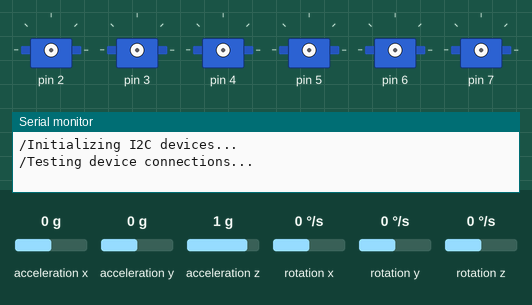
This sketch was run on a simulated Arduino Leonardo, built with avr-gcc and run on an emulated ATmega32U4. Parts: 6 × servo, the last lines printed to the serial monitor. The inputs (shaded band) are chosen by the test bench; at power-on: acceleration x 0 g, acceleration y 0 g, acceleration z 1 g, rotation x 0 °/s, rotation y 0 °/s, rotation z 0 °/s. The sensor or clock chip raises its interrupt line as the real part does.

Above: at 0.1 s.
At 0.6 s:
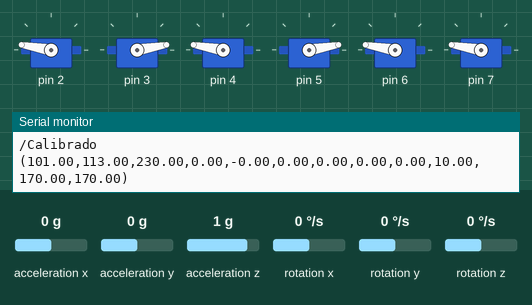
Timing chart, 0 to 2.1 s (numbered marks = the images above):
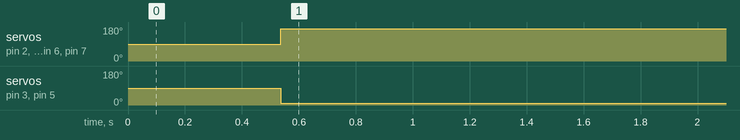

The sketch:

ControlEmbebidoPlataforma.ino
```cpp
// I2C device class (I2Cdev) demonstration Arduino sketch for MPU6050 class using DMP (MotionApps v2.0)
// 6/21/2012 by Jeff Rowberg <jeff@rowberg.net>
// Updates should (hopefully) always be available at https://github.com/jrowberg/i2cdevlib
//
// Changelog:
//      2013-05-08 - added seamless Fastwire support
//                 - added note about gyro calibration
//      2012-06-21 - added note about Arduino 1.0.1 + Leonardo compatibility error
//      2012-06-20 - improved FIFO overflow handling and simplified read process
//      2012-06-19 - completely rearranged DMP initialization code and simplification
//      2012-06-13 - pull gyro and accel data from FIFO packet instead of reading directly
//      2012-06-09 - fix broken FIFO read sequence and change interrupt detection to RISING
//      2012-06-05 - add gravity-compensated initial reference frame acceleration output
//                 - add 3D math helper file to DMP6 example sketch
//                 - add Euler output and Yaw/Pitch/Roll output formats
//      2012-06-04 - remove accel offset clearing for better results (thanks Sungon Lee)
//      2012-06-01 - fixed gyro sensitivity to be 2000 deg/sec instead of 250
//      2012-05-30 - basic DMP initialization working

/* ============================================
I2Cdev device library code is placed under the MIT license
Copyright (c) 2012 Jeff Rowberg

Permission is hereby granted, free of charge, to any person obtaining a copy
of this software and associated documentation files (the "Software"), to deal
in the Software without restriction, including without limitation the rights
to use, copy, modify, merge, publish, distribute, sublicense, and/or sell
copies of the Software, and to permit persons to whom the Software is
furnished to do so, subject to the following conditions:

The above copyright notice and this permission notice shall be included in
all copies or substantial portions of the Software.

THE SOFTWARE IS PROVIDED "AS IS", WITHOUT WARRANTY OF ANY KIND, EXPRESS OR
IMPLIED, INCLUDING BUT NOT LIMITED TO THE WARRANTIES OF MERCHANTABILITY,
FITNESS FOR A PARTICULAR PURPOSE AND NONINFRINGEMENT. IN NO EVENT SHALL THE
AUTHORS OR COPYRIGHT HOLDERS BE LIABLE FOR ANY CLAIM, DAMAGES OR OTHER
LIABILITY, WHETHER IN AN ACTION OF CONTRACT, TORT OR OTHERWISE, ARISING FROM,
OUT OF OR IN CONNECTION WITH THE SOFTWARE OR THE USE OR OTHER DEALINGS IN
THE SOFTWARE.
===============================================
*/

#include <PID_v1.h>
#include <Servo.h>
#include <math.h>
// I2Cdev and MPU6050 must be installed as libraries, or else the .cpp/.h files
// for both classes must be in the include path of your project
#include "I2Cdev.h"

#include "MPU6050_6Axis_MotionApps20.h"
//#include "MPU6050.h" // not necessary if using MotionApps include file

// Arduino Wire library is required if I2Cdev I2CDEV_ARDUINO_WIRE implementation
// is used in I2Cdev.h
#if I2CDEV_IMPLEMENTATION == I2CDEV_ARDUINO_WIRE
    #include "Wire.h"
#endif


#define LED_PIN 13 // (Arduino is 13)
#define SAMPLE_TIME 50
#define MAX_YPR_OUTPUT 180
#define MIN_YPR_OUTPUT -180
#define N_SERVOS 6
#define DATA_RATE_DIV 5
// class default I2C address is 0x68
// specific I2C addresses may be passed as a parameter here
// AD0 low = 0x68 (default for SparkFun breakout and InvenSense evaluation board)
// AD0 high = 0x69
MPU6050 mpu;


bool blinkState = false;

// MPU control/status vars
bool dmpReady = false;  // set true if DMP init was successful
uint8_t mpuIntStatus;   // holds actual interrupt status byte from MPU
uint8_t devStatus;      // return status after each device operation (0 = success, !0 = error)
uint16_t packetSize;    // expected DMP packet size (default is 42 bytes)
uint16_t fifoCount;     // count of all bytes currently in FIFO
uint8_t fifoBuffer[64]; // FIFO storage buffer

// orientation/motion vars
Quaternion q;           // [w, x, y, z]         quaternion container
VectorInt16 aa;         // [x, y, z]            accel sensor measurements
VectorInt16 aaReal;     // [x, y, z]            gravity-free accel sensor measurements
VectorInt16 aaWorld;    // [x, y, z]            world-frame accel sensor measurements
VectorFloat gravity;    // [x, y, z]            gravity vector
float euler[3];         // [psi, theta, phi]    Euler angle container
float ypr[3];           // [yaw, pitch, roll]   yaw/pitch/roll container and gravity vector


//Define Variables we'll be connecting to
double yawSP, yawIn, yawOut,pitchSP,pitchIn,pitchOut,rollSP,rollIn,rollOut;

//Specify the links and initial tuning parameters
double yawKp=0.1, yawKi=0, yawKd=0;
double pitchKp=0.1, pitchKi=0, pitchKd=0;
double rollKp=0.1, rollKi=0, rollKd=0;
PID yawPID(&yawIn, &yawOut, &yawSP, yawKp, yawKi, yawKd, DIRECT);
PID pitchPID(&pitchIn, &pitchOut, &pitchSP, pitchKp, pitchKi, pitchKd, DIRECT);
PID rollPID(&rollIn, &rollOut, &rollSP, rollKp, rollKi, rollKd, DIRECT);

float yawActual,pitchActual,rollActual, yawActRad, pitchActRad, rollActRad, yawCalibracion,yawMedido;
volatile bool mpuInterrupt = false;     // indicates whether MPU interrupt pin has gone high
boolean mpuCalibrated=false;
float yawAnterior=0;
enum quadrant{FIRST,SECOND};
struct platformServos{
  Servo servo;
  quadrant quad;
};

//Servo servos[6];
platformServos servos [6];

int pidOn=0;
String message;
char messageData[12][10];
int loopCounter= 0;
// ================================================================
// ===                      INITIAL SETUP                       ===
// ================================================================
const float MMTOCMCONV = 1;
float A1x=8.66/MMTOCMCONV     ,   A1y=68.21/MMTOCMCONV   ,
      A2x=45.16/MMTOCMCONV    ,   A2y=5/MMTOCMCONV       ,
      A3x=230.5/MMTOCMCONV    ,   A3y=5/MMTOCMCONV       ,
      A4x=267/MMTOCMCONV      ,   A4y=68.21/MMTOCMCONV   ,
      A5x=174.33/MMTOCMCONV   ,   A5y=233.71/MMTOCMCONV  ,
      A6x=101.33/MMTOCMCONV   ,   A6y=233.71/MMTOCMCONV  ;

float B1x=-81.5/MMTOCMCONV    ,   B1y=-38.4/MMTOCMCONV   ,
      B2x=-74/MMTOCMCONV      ,   B2y=-51.3/MMTOCMCONV   ,
      B3x=74/MMTOCMCONV       ,   B3y=-51.3/MMTOCMCONV   ,
      B4x=81.5/MMTOCMCONV     ,   B4y=-38.4/MMTOCMCONV   ,
      B5x=7.5/MMTOCMCONV      ,   B5y=89.8/MMTOCMCONV    ,
      B6x=-7.5/MMTOCMCONV     ,   B6y=89.8/MMTOCMCONV    ;

//float B=22 / MMTOCMCONV; //longitud corta de las patas
//float C=234 / MMTOCMCONV; // longitud larga
float B=54 / MMTOCMCONV; //longitud corta de las patas
float C=246 / MMTOCMCONV;//long larga

float x=101 / MMTOCMCONV,
      y=113 / MMTOCMCONV,
      z=230 / MMTOCMCONV;

float terminos[N_SERVOS][3];
float terminoA,terminoB,terminoC,terminoD,terminoE,terminoF;

float motorAng[N_SERVOS];

int minAngPrimerCuadrante=10;
int maxAngPrimerCuadrante=90;
int minAngSegundoCuadrante=90;
int maxAngSegundoCuadrante=170;
int contFIR;
float yawFIR,pitchFIR,rollFIR;
boolean debugFlag=false;
void setup() {

    // join I2C bus (I2Cdev library doesn't do this automatically)
    #if I2CDEV_IMPLEMENTATION == I2CDEV_ARDUINO_WIRE
        Wire.begin();
        TWBR = 24; // 400kHz I2C clock (200kHz if CPU is 8MHz)
    #elif I2CDEV_IMPLEMENTATION == I2CDEV_BUILTIN_FASTWIRE
        Fastwire::setup(400, true);
    #endif

    // initialize serial communication
    // (115200 chosen because it is required for Teapot Demo output, but it's
    // really up to you depending on your project)
    Serial.begin(115200);
    while (!Serial); // wait for Leonardo enumeration, others continue immediately

    // initialize device
    Serial.println(F("/Initializing I2C devices..."));
    mpu.initialize();

    // verify connection
    Serial.println(F("/Testing device connections..."));
//    Serial.println(mpu.testConnection() ? F("MPU6050 connection successful") : F("MPU6050 connection failed"));


    // load and configure the DMP
   // Serial.println(F("Initializing DMP..."));
    devStatus = mpu.dmpInitialize();
    mpu.setRate(12); // frecuencia 40Hz en teoría, 20Hz en la practica (no sabemos porque es la mitad de frecuencia todavia)
    // supply your own gyro offsets here, scaled for min sensitivity
    mpu.setXGyroOffset(220);
    mpu.setYGyroOffset(76);
    mpu.setZGyroOffset(-85);
    mpu.setZAccelOffset(1788); // 1688 factory default for my test chip

    // make sure it worked (returns 0 if so)
    if (devStatus == 0) {
        // turn on the DMP, now that it's ready
    //    Serial.println(F("Enabling DMP..."));
        mpu.setDMPEnabled(true);

        // enable Arduino interrupt detection
        // set our DMP Ready flag so the main loop() function knows it's okay to use it
    //    Serial.println(F("DMP ready! Waiting for first interrupt..."));
        dmpReady = true;
        // get expected DMP packet size for later comparison
        packetSize = mpu.dmpGetFIFOPacketSize();
    } else {
        // ERROR!
        // 1 = initial memory load failed
        // 2 = DMP configuration updates failed
        // (if it's going to break, usually the code will be 1)
        Serial.print(F("/DMP Initialization failed (code "));
        Serial.print(devStatus);
        Serial.println(F(")"));
        // configure LED for output
        pinMode(LED_PIN, OUTPUT);
        Serial.println(F("/Enabling interrupt detection (Arduino external interrupt 0)..."));
        //noInterrupts(5);
    }
        attachInterrupt(5, dmpDataReady, RISING);
        mpuIntStatus = mpu.getIntStatus();

        pidSetupConfigurations();
        servosSetupConfigurations();

}

void loop() {
    // if programming failed, don't try to do anything
    if (!dmpReady) return;

    // wait for MPU interrupt or extra packet(s) available
    while (!mpuInterrupt && fifoCount < packetSize) {
        if(Serial.available()){
             receiveData();
        }
    }

    // reset interrupt flag and get INT_STATUS byte
    mpuInterrupt = false;
    mpuIntStatus = mpu.getIntStatus();

    // get current FIFO count
    fifoCount = mpu.getFIFOCount();

    // check for overflow (this should never happen unless our code is too inefficient)
    if ((mpuIntStatus & 0x10) || fifoCount == 1024) {
        // reset so we can continue cleanly
        mpu.resetFIFO();
        Serial.println(F("/FIFO overflow!"));

    // otherwise, check for DMP data ready interrupt (this should happen frequently)
    } else if (mpuIntStatus & 0x02) {
        // wait for correct available data length, should be a VERY short wait
        while (fifoCount < packetSize) fifoCount = mpu.getFIFOCount();

        // read a packet from FIFO
        mpu.getFIFOBytes(fifoBuffer, packetSize);

        // track FIFO count here in case there is > 1 packet available
        // (this lets us immediately read more without waiting for an interrupt)
        fifoCount -= packetSize;

            // get Euler angles in degrees
            mpu.dmpGetQuaternion(&q, fifoBuffer);
            mpu.dmpGetGravity(&gravity, &q);
            mpu.dmpGetYawPitchRoll(ypr, &q, &gravity);

            yawMedido=ypr[0] * 180/M_PI;
            yawIn=yawMedido-yawCalibracion;
            pitchIn=-ypr[1] * 180/M_PI;
            rollIn=ypr[2] * 180/M_PI;
           if(debugFlag || (!mpuCalibrated && (yawMedido-yawAnterior)==0)){
             mpuCalibrated=true;
             debugFlag=false;
             yawCalibracion=yawMedido;
             yawIn=yawMedido-yawCalibracion;
             yawActual=yawIn;
             rollActual=rollIn;
             pitchActual=pitchIn;
                for(int j=0;j<6;j++){
                  pinMode(j+2, OUTPUT);
                  servos[j].servo.attach(j+2);
                }
                yprToServoAng(yawSP,pitchSP,rollSP,motorAng);
                writeToServos();
            Serial.println("/Calibrado");
           }else if(mpuCalibrated){
                   if(pidOn==1){
                        yawPID.Compute();
                        pitchPID.Compute();
                        rollPID.Compute();
                        //yawActual+=yawOut;
                        pitchActual+=pitchOut;
                        rollActual+=rollOut;
                        yprToServoAng(-yawActual,-pitchActual,rollActual,motorAng);
                        writeToServos();
                   }else{
                      yawActual=yawIn;
                      rollActual=rollIn;
                      pitchActual=pitchIn;
                      yprToServoAng(-yawSP,-pitchSP,rollSP,motorAng);
                      writeToServos();
                   }
                   if(loopCounter%DATA_RATE_DIV==0){
                      sendData();
                   }
                   loopCounter++;
           }else{
             Serial.print("/Calibrando: ");
             Serial.println(yawMedido);
              yawAnterior=yawMedido;
           }

        // blink LED to indicate activity
        blinkState = !blinkState;
        digitalWrite(LED_PIN, blinkState);
    }
}

void dmpDataReady() {
    mpuInterrupt = true;
}

void pidSetupConfigurations(){
        yawPID.SetMode(AUTOMATIC);
        pitchPID.SetMode(AUTOMATIC);
        rollPID.SetMode(AUTOMATIC);
        yawPID.SetSampleTime(SAMPLE_TIME);
        pitchPID.SetSampleTime(SAMPLE_TIME);
        rollPID.SetSampleTime(SAMPLE_TIME);
        yawPID.SetOutputLimits(MIN_YPR_OUTPUT, MAX_YPR_OUTPUT);
        pitchPID.SetOutputLimits(MIN_YPR_OUTPUT, MAX_YPR_OUTPUT);
        rollPID.SetOutputLimits(MIN_YPR_OUTPUT, MAX_YPR_OUTPUT);
        yawSP=0;
        pitchSP=0;
        rollSP=0;
}

void servosSetupConfigurations(){
   servos[0].quad=SECOND;
   servos[1].quad=FIRST;
   servos[2].quad=SECOND;
   servos[3].quad=FIRST;
   servos[4].quad=SECOND;
   servos[5].quad=SECOND;
}


void yprToServoAng(float yaw, float pitch, float roll,float *motorAngles){
                float alpha= yaw*(PI/180),
                      beta= pitch*(PI/180),
                      gamma= roll*(PI/180);
                terminoA= cos(alpha)*cos(gamma)+sin(alpha)*sin(beta)*sin(gamma);
                terminoB= cos(alpha)*sin(beta)*sin(gamma)-sin(alpha)*cos(gamma);
                terminoC= sin(alpha)*cos(beta);
                terminoD= cos(alpha)*cos(beta);
                terminoE= sin(alpha)*sin(beta)*cos(gamma)-cos(alpha)*sin(gamma);
                terminoF= sin(alpha)*sin(gamma)+cos(alpha)*sin(beta)*cos(gamma);
                terminos[0][0]= (B2x * terminoA + B2y * terminoB + x - A2x);
                terminos[0][1]= (B2x * terminoC + B2y * terminoD + y - A2y);
                terminos[0][2]= (B2x * terminoE + B2y * terminoF + z);
                terminos[1][0]= (B3x * terminoA + B3y * terminoB + x - A3x);
                terminos[1][1]= (B3x * terminoC + B3y * terminoD + y - A3y);
                terminos[1][2]= (B3x * terminoE + B3y * terminoF + z);
                terminos[2][0]= (B4x * terminoA + B4y * terminoB + x - A4x);
                terminos[2][1]= (B4x * terminoC + B4y * terminoD + y - A4y);
                terminos[2][2]= (B4x * terminoE + B4y * terminoF + z);
                terminos[3][0]= (B5x * terminoA + B5y * terminoB + x - A5x);
                terminos[3][1]= (B5x * terminoC + B5y * terminoD + y - A5y);
                terminos[3][2]= (B5x * terminoE + B5y * terminoF + z);
                terminos[4][0]= (B6x * terminoA + B6y * terminoB + x - A6x);
                terminos[4][1]= (B6x * terminoC + B6y * terminoD + y - A6y);
                terminos[4][2]= (B6x * terminoE + B6y * terminoF + z);
                terminos[5][0]= (B1x * terminoA + B1y * terminoB + x - A1x);
                terminos[5][1]= (B1x * terminoC + B1y * terminoD + y - A1y);
                terminos[5][2]= (B1x * terminoE + B1y * terminoF + z);

                float feetLengths[N_SERVOS];
                for (int k=0;k<N_SERVOS;k++){
                  feetLengths[N_SERVOS-k-1] = sqrt ( pow(terminos[k][0],2) + pow(terminos[k][1],2) + pow(terminos[k][2],2) );
                }

                for (int k=0;k<N_SERVOS;k++){
                  motorAngles[k] = 90- (acos((B*B + feetLengths[k]*feetLengths[k] - C*C) / (2*B*feetLengths[k])))* (180/PI);
                  if(isnan(motorAngles[k])){motorAngles[k]=90;}
                  if(servos[k].quad == SECOND){
                    motorAngles[k]=180-motorAngles[k];

                  }
                }
}

void  writeToServos(){
  for (int k=0;k<N_SERVOS;k++){
    //Serial.print("m");Serial.print(k+1);Serial.print(":\t");Serial.println(motorAng[k]);
     if(servos[k].quad == SECOND && (motorAng[k]<=minAngSegundoCuadrante)){motorAng[k]=minAngSegundoCuadrante;}
     else if(servos[k].quad == SECOND && (motorAng[k]>=maxAngSegundoCuadrante)){motorAng[k]=maxAngSegundoCuadrante;}
     else if(servos[k].quad == FIRST && (motorAng[k]<=minAngPrimerCuadrante)){motorAng[k]=minAngPrimerCuadrante;}
     else if(servos[k].quad == FIRST && (motorAng[k]>=maxAngPrimerCuadrante)){motorAng[k]=maxAngPrimerCuadrante;}
           servos[k].servo.write(motorAng[k]);
   }
}

void sendData(){
    dtostrf(x,1,2,messageData[0]);
    dtostrf(y,1,2,messageData[1]);
    dtostrf(z,1,2,messageData[2]);
    dtostrf(yawIn,1,2,messageData[3]);
    dtostrf(pitchIn,1,2,messageData[4]);
    dtostrf(rollIn,1,2,messageData[5]);
  //  dtostrf(motorAng[0],1,2,messageData[6]);
  //  dtostrf(motorAng[1],1,2,messageData[7]);
  //  dtostrf(motorAng[2],1,2,messageData[8]);
                      dtostrf(yawOut,1,2,messageData[6]);
                      dtostrf(pitchOut,1,2,messageData[7]);
                      dtostrf(rollOut,1,2,messageData[8]);
    dtostrf(motorAng[3],1,2,messageData[9]);
    dtostrf(motorAng[4],1,2,messageData[10]);
    dtostrf(motorAng[5],1,2,messageData[11]);
    message="(";
    for (int i=0;i<12;i++){
      if(i==11){
         message=message+ (String) messageData[i]+")";
      }else{
         message=message+ (String) messageData[i]+",";
      }
    }
    Serial.println(message);
}

void receiveData(){
   if(Serial.find("(")){
                x=Serial.parseFloat();
                y=Serial.parseFloat();
                z=Serial.parseFloat();
                yawSP=Serial.parseFloat();
                pitchSP=Serial.parseFloat();
                rollSP=Serial.parseFloat();
                yawKp=Serial.parseFloat();
                yawKi=Serial.parseFloat();
                yawKd=Serial.parseFloat();
                pitchKp=Serial.parseFloat();
                pitchKi=Serial.parseFloat();
                pitchKd=Serial.parseFloat();
                rollKp=Serial.parseFloat();
                rollKi=Serial.parseFloat();
                rollKd=Serial.parseFloat();
                pidOn=Serial.parseInt();
                yawPID.SetTunings(yawKp, yawKi, yawKd);
                pitchPID.SetTunings(pitchKp, pitchKi, pitchKd);
                rollPID.SetTunings(rollKp, rollKi, rollKd);
                yawOut=pitchOut=rollOut=0;
                yawActual=yawIn;
                rollActual=rollIn;
                pitchActual=pitchIn;
                //yprToServoAng(yawSP,pitchSP,rollSP,motorAng);
                //writeToServos();
          }
}
```

Measured:
- by itself, servo on pin 2, servo on pin 4, servo on pin 6, servo on pin 7: 90° → 170° at 0.54 s
- by itself, servo on pin 3, servo on pin 5: 90° → 10° at 0.54 s
